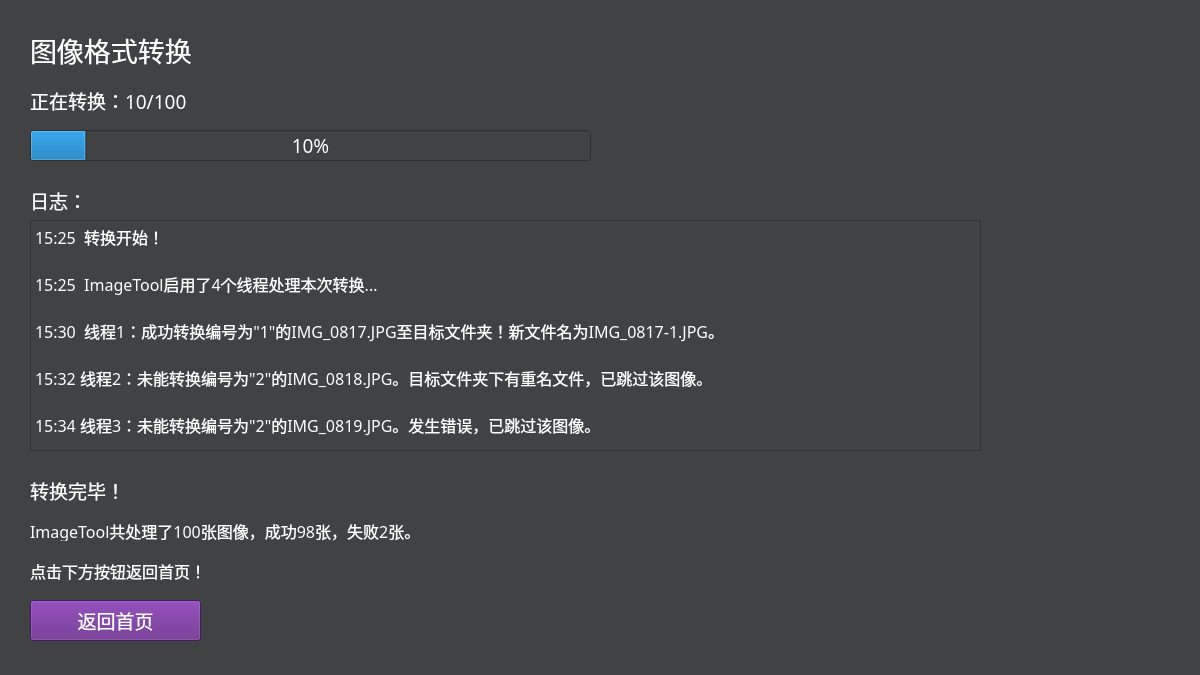
<?xml version="1.0" encoding="UTF-8"?>
<ui version="4.0">
 <class>FormatProcess</class>
 <widget class="QFrame" name="FormatProcess">
  <property name="geometry">
   <rect>
    <x>0</x>
    <y>0</y>
    <width>1200</width>
    <height>675</height>
   </rect>
  </property>
  <property name="windowTitle">
   <string>Frame</string>
  </property>
  <property name="styleSheet">
   <string notr="true">background-color: rgb(64, 66, 68);
color: rgb(255, 255, 255);</string>
  </property>
  <widget class="QLabel" name="labelTitle">
   <property name="geometry">
    <rect>
     <x>30</x>
     <y>30</y>
     <width>380</width>
     <height>40</height>
    </rect>
   </property>
   <property name="font">
    <font>
     <family>等线</family>
     <pointsize>20</pointsize>
    </font>
   </property>
   <property name="styleSheet">
    <string notr="true">color: rgb(255, 255, 255);</string>
   </property>
   <property name="text">
    <string>图像格式转换</string>
   </property>
  </widget>
  <widget class="QLabel" name="labelIcon">
   <property name="geometry">
    <rect>
     <x>1080</x>
     <y>0</y>
     <width>120</width>
     <height>120</height>
    </rect>
   </property>
   <property name="styleSheet">
    <string notr="true">image: url(:/IconPNG/Icon/Format-3780.PNG);</string>
   </property>
   <property name="text">
    <string/>
   </property>
  </widget>
  <widget class="QLabel" name="labelProcessNum">
   <property name="geometry">
    <rect>
     <x>30</x>
     <y>80</y>
     <width>380</width>
     <height>40</height>
    </rect>
   </property>
   <property name="font">
    <font>
     <family>等线</family>
     <pointsize>14</pointsize>
    </font>
   </property>
   <property name="styleSheet">
    <string notr="true">color: rgb(255, 255, 255);</string>
   </property>
   <property name="text">
    <string>正在转换：10/100</string>
   </property>
  </widget>
  <widget class="QProgressBar" name="progressBar">
   <property name="geometry">
    <rect>
     <x>30</x>
     <y>130</y>
     <width>561</width>
     <height>31</height>
    </rect>
   </property>
   <property name="font">
    <font>
     <family>等线</family>
     <pointsize>14</pointsize>
    </font>
   </property>
   <property name="value">
    <number>10</number>
   </property>
  </widget>
  <widget class="QPlainTextEdit" name="plainTextEdit">
   <property name="geometry">
    <rect>
     <x>30</x>
     <y>220</y>
     <width>951</width>
     <height>231</height>
    </rect>
   </property>
   <property name="font">
    <font>
     <family>等线</family>
     <pointsize>12</pointsize>
    </font>
   </property>
   <property name="plainText">
    <string>15:25  转换开始！

15:25  ImageTool启用了4个线程处理本次转换...

15:30  线程1：成功转换编号为&quot;1&quot;的IMG_0817.JPG至目标文件夹！新文件名为IMG_0817-1.JPG。

15:32 线程2：未能转换编号为&quot;2&quot;的IMG_0818.JPG。目标文件夹下有重名文件，已跳过该图像。

15:34 线程3：未能转换编号为&quot;2&quot;的IMG_0819.JPG。发生错误，已跳过该图像。</string>
   </property>
  </widget>
  <widget class="QLabel" name="labelLogTitle">
   <property name="geometry">
    <rect>
     <x>30</x>
     <y>180</y>
     <width>380</width>
     <height>40</height>
    </rect>
   </property>
   <property name="font">
    <font>
     <family>等线</family>
     <pointsize>14</pointsize>
    </font>
   </property>
   <property name="styleSheet">
    <string notr="true">color: rgb(255, 255, 255);</string>
   </property>
   <property name="text">
    <string>日志：</string>
   </property>
  </widget>
  <widget class="QLabel" name="labelInfo">
   <property name="geometry">
    <rect>
     <x>30</x>
     <y>480</y>
     <width>380</width>
     <height>21</height>
    </rect>
   </property>
   <property name="font">
    <font>
     <family>等线</family>
     <pointsize>14</pointsize>
    </font>
   </property>
   <property name="styleSheet">
    <string notr="true">color: rgb(255, 255, 255);</string>
   </property>
   <property name="text">
    <string>请耐心等待 不要退出或关闭程序！</string>
   </property>
  </widget>
  <widget class="QLabel" name="labelProcessDone">
   <property name="geometry">
    <rect>
     <x>30</x>
     <y>470</y>
     <width>551</width>
     <height>40</height>
    </rect>
   </property>
   <property name="font">
    <font>
     <family>等线</family>
     <pointsize>14</pointsize>
    </font>
   </property>
   <property name="styleSheet">
    <string notr="true">color: rgb(255, 255, 255);</string>
   </property>
   <property name="text">
    <string>转换完毕！</string>
   </property>
  </widget>
  <widget class="QLabel" name="labelSummary">
   <property name="geometry">
    <rect>
     <x>30</x>
     <y>520</y>
     <width>551</width>
     <height>21</height>
    </rect>
   </property>
   <property name="font">
    <font>
     <family>等线</family>
     <pointsize>12</pointsize>
    </font>
   </property>
   <property name="styleSheet">
    <string notr="true">color: rgb(255, 255, 255);</string>
   </property>
   <property name="text">
    <string>ImageTool共处理了100张图像，成功98张，失败2张。</string>
   </property>
  </widget>
  <widget class="QLabel" name="labelBackInfo">
   <property name="geometry">
    <rect>
     <x>30</x>
     <y>560</y>
     <width>551</width>
     <height>21</height>
    </rect>
   </property>
   <property name="font">
    <font>
     <family>等线</family>
     <pointsize>12</pointsize>
    </font>
   </property>
   <property name="styleSheet">
    <string notr="true">color: rgb(255, 255, 255);</string>
   </property>
   <property name="text">
    <string>点击下方按钮返回首页！</string>
   </property>
  </widget>
  <widget class="QPushButton" name="pushButtonBack">
   <property name="geometry">
    <rect>
     <x>30</x>
     <y>600</y>
     <width>171</width>
     <height>41</height>
    </rect>
   </property>
   <property name="font">
    <font>
     <family>等线</family>
     <pointsize>14</pointsize>
    </font>
   </property>
   <property name="styleSheet">
    <string notr="true">background-color: rgb(97, 32, 134);</string>
   </property>
   <property name="text">
    <string>返回首页</string>
   </property>
  </widget>
 </widget>
 <resources/>
 <connections/>
</ui>
